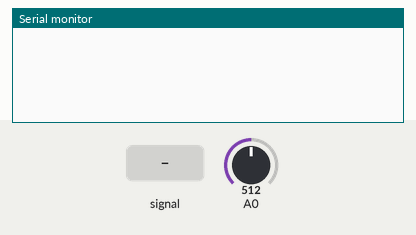
Recording of a sketch running on a simulated Arduino Uno, built with avr-gcc and run on an emulated ATmega328P. On the bench: the last lines printed to the serial monitor. The inputs (shaded band) are chosen by the test bench; at power-on: A0 = 512.

Above: at 1.2 s.
1.3 s: A0 fed a 200 Hz sine of ±255 counts around its level
At 2.2 s:
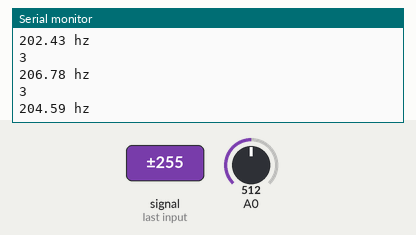
2.8 s: A0 set to 716
At 3.4 s:
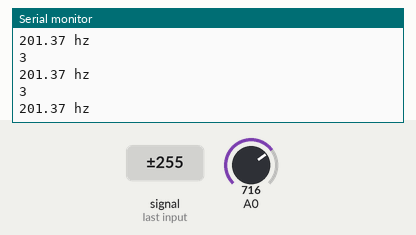
4.3 s: A0 fed a 200 Hz sine of ±255 counts around its level
Timing chart, 0 to 7.3 s (numbered marks = the images above; inputs shaded):
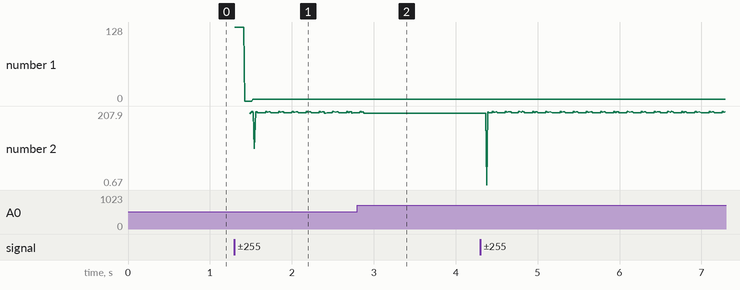

The sketch:

AudioAnalyzer8x8.ino
```cpp
/*
 * @Author:  Ankush Agrawal, Joshua Anatalio, Elle Nguyen-Khoa, Christopher Graves, Albert Xu
 * Description: This code reads input from an arduino micrphone and performs an FFT analysis.
 *              Then, it plots the output onto an 8x8 LED matrix. The x-axis refers to a range of
 *              frequencies, and the y-axis refers to the loudness.
 *              The software can be thought of as an audio spectrum analyzer.
 * Specific note about our implementation of the loop  - You will notice that there is never a single
 * row of lights on at a time. This is because we implemented what we call a friend algorithm. The
 * code checks to see the length of the height of adjacent columns and adjusts the height of its column
 * accordingly. The reason for this is that the desired output turns out more visually appealing.
 *
 *References: We set up up the hardware and some of the FFT analysis using the following instructable tutorial:
 *               http://www.instructables.com/id/Arduino-Audio-Input/
 */

//clipping indicator variables
boolean clipping = 0;

//data storage variables
byte newData = 0;
byte prevData = 0;
unsigned int time = 0;//keeps time and sends vales to store in timer[] occasionally
int timer[10];//sstorage for timing of events
int slope[10];//storage for slope of events
unsigned int totalTimer;//used to calculate period
unsigned int period;//storage for period of wave
byte index = 0;//current storage index
float frequency;//storage for frequency calculations
int maxSlope = 0;//used to calculate max slope as trigger point
int newSlope;//storage for incoming slope data
int refreshCount;

//variables for decided whether you have a match
byte noMatch = 0;//counts how many non-matches you've received to reset variables if it's been too long
byte slopeTol = 3;//slope tolerance- adjust this if you need
int timerTol = 10;//timer tolerance- adjust this if you need
int freqRange = 600;//Variable used to control the size of each freqeuency band


//variables for amp detection
unsigned int ampTimer = 0;
byte maxAmp = 0;
byte checkMaxAmp;
byte ampThreshold = 30;//raise if you have a very noisy signal

// 2-dimensional array of row pin numbers:
const int row[8] = {
  2,7,19,5,13,18,12,16};

// 2-dimensional array of column pin numbers:
const int col[8] = {
  6,11,10,3,17,4,8,9};

// 2-dimensional array of pixels:
int pixels[8][8];

// cursor position:
int x = 5;
int y = 5;


void setup()
{

  Serial.begin(9600);

  cli();//diable interrupts

  //set up continuous sampling of analog pin 0 at 38.5kHz

  //clear ADCSRA and ADCSRB registers
  ADCSRA = 0;
  ADCSRB = 0;
  ADMUX |= (1 << REFS0); //set reference voltage
  ADMUX |= (1 << ADLAR); //left align the ADC value- so we can read highest 8 bits from ADCH register only
  ADCSRA |= (1 << ADPS2) | (1 << ADPS0); //set ADC clock with 32 prescaler- 16mHz/32=500kHz
  ADCSRA |= (1 << ADATE); //enabble auto trigger
  ADCSRA |= (1 << ADIE); //enable interrupts when measurement complete
  ADCSRA |= (1 << ADEN); //enable ADC
  ADCSRA |= (1 << ADSC); //start ADC measurements

  sei();//enable interrupts

  // initialize the I/O pins as outputs
  // iterate over the pins:
  for (int thisPin = 0; thisPin < 8; thisPin++)
  {
    // initialize the output pins:
    pinMode(col[thisPin], OUTPUT);
    pinMode(row[thisPin], OUTPUT);
    digitalWrite(col[thisPin], HIGH);
  }
}

ISR(ADC_vect)
{//when new ADC value ready

  prevData = newData;//store previous value
  newData = ADCH;//get value from A0
  if (prevData < 127 && newData >=127){//if increasing and crossing midpoint
    newSlope = newData - prevData;//calculate slope
    if (abs(newSlope-maxSlope)<slopeTol)
    {
      slope[index] = newSlope;
      timer[index] = time;
      time = 0;
      if (index == 0)
      {
        noMatch = 0;
        index++;//increment index
      }
      else if (abs(timer[0]-timer[index])<timerTol && abs(slope[0]-newSlope)<slopeTol)
      {  //if timer duration and slopes match
        //sum timer values
        totalTimer = 0;
        for (byte i=0;i<index;i++)
          totalTimer+=timer[i];
        period = totalTimer;//set period
        //reset new zero index values to compare with
        timer[0] = timer[index];
        slope[0] = slope[index];
        index = 1;//set index to 1
        noMatch = 0;
      }
      else{//crossing midpoint but not match
        index++;//increment index
        if (index > 9){
          reset();
        }
      }
    }
    else if (newSlope>maxSlope)
    {//if new slope is much larger than max slope
      maxSlope = newSlope;
      time = 0;//reset clock
      noMatch = 0;
      index = 0;//reset index
    }
    else
    {//slope not steep enough
      noMatch++;//increment no match counter
      if (noMatch>9)
        reset();
    }
  }

  if (newData == 0 || newData == 1023){
    clipping = 1;
  }

  time++;//increment timer at rate of 38.5kHz

  ampTimer++;//increment amplitude timer
  if (abs(127-ADCH)>maxAmp)
    maxAmp = abs(127-ADCH);
  if (ampTimer==1000){
    ampTimer = 0;
    checkMaxAmp = maxAmp;
    maxAmp = 0;
  }

}

void reset(){//clean out some variables
  index = 0;//reset index
  noMatch = 0;//reset match couner
  maxSlope = 0;//reset slope
}


void checkClipping()
{//manage clipping indicator LED
  if (clipping)
    clipping = 0;
}


void loop(){
  /*Serial.println("Analog Read: " + analogRead(A0));
   Serial.println("print me");
   */
  checkClipping();
  resetPixels();
  if (checkMaxAmp>ampThreshold){
    frequency = 38462/float(period);//calculate frequency timer rate/period
    Serial.println(maxSlope);
    //print results
    Serial.print(frequency);
    Serial.println(" hz");
  }
  // read input:
  //readSensors();
  int maxSlopeThreshold = maxSlope/3;
  if(maxSlopeThreshold > 8)
    maxSlopeThreshold = 8;

  if(frequency < freqRange*.75)
  {
    for(int i = 0; i < maxSlopeThreshold; i++)
    {
      pixels[0][i] = LOW;
      pixels[1][i/2] = LOW;
    }
  }

  else if(frequency < freqRange*1.5)
  {
    for(int i = 0; i < maxSlopeThreshold; i++)
    {
      pixels[0][i/2] = LOW;
      pixels[1][i] = LOW;
      pixels[2][i/2-1] = LOW;
    }

  }
  else if(frequency < freqRange*3)
  {
    for(int i = 0; i < maxSlopeThreshold; i++)
    {
      pixels[1][i/2-1] = LOW;
      pixels[2][i] = LOW;
      pixels[3][i/2] = LOW;
    }

  }
  else if(frequency < freqRange*3.75)
  {
    for(int i = 0; i < maxSlopeThreshold; i++)
    {
      pixels[2][i/2] = LOW;
      pixels[3][i] = LOW;
      pixels[4][i/2-1] = LOW;
    }

  }
  else if(frequency < freqRange*5)
  {
    for(int i = 0; i < maxSlopeThreshold; i++)
    {
      pixels[3][i/2+1] = LOW;
      pixels[4][i] = LOW;
      pixels[5][i/2] = LOW;
    }
  }
  else if(frequency < freqRange*6)
  {
    for(int i = 0; i < maxSlopeThreshold; i++)
    {
      pixels[4][i/2-1] = LOW;
      pixels[5][i] = LOW;
      pixels[6][i/2] = LOW;
    }
  }
  else if(frequency < freqRange*7)
  {
    for(int i = 0; i < maxSlopeThreshold; i++)
    {
      pixels[5][i/2] = LOW;
      pixels[6][i] = LOW;
      pixels[7][i/2+1] = LOW;
    }
  }
  else
  {
    for(int i = 0; i < maxSlopeThreshold; i++)
    {
      pixels[6][i/2] = LOW;
      pixels[7][i] = LOW;
    }
  }

  refreshCount++;
  // draw the screen:

  delay(1);
  refreshScreen();
}

void resetPixels() {
  for(int r = 0; r < 8; r++)
    for(int c = 0; c < 8; c++)
      pixels[r][c] = HIGH;
}

void refreshScreen() {

  // iterate over the rows (anodes):
  for (int thisRow = 0; thisRow < 8; thisRow++) {
    // take the row pin (anode) high:
    digitalWrite(row[thisRow], HIGH);
    // iterate over the cols (cathodes):
    for (int thisCol = 0; thisCol < 7; thisCol++)
    {
      // get the state of the current pixel;
      int thisPixel = pixels[thisRow][thisCol];
      // when the row is HIGH and the col is LOW,
      // the LED where they meet turns on:
      digitalWrite(col[thisCol], thisPixel);
      // turn the pixel off:
      if (thisPixel == LOW)
        digitalWrite(col[thisCol], HIGH);
    }
    // take the row pin low to turn off the whole row:
    digitalWrite(row[thisRow], LOW);
    for(int mcol = 7; mcol < 8; mcol++)
      digitalWrite(col[mcol], LOW);
    for(int mcol = 0; mcol < 1; mcol++)
      digitalWrite(col[mcol], LOW);
  }
}
```

Measured:
- after the input at 1.3 s, the serial monitor: prints a new line at once (image 1)
